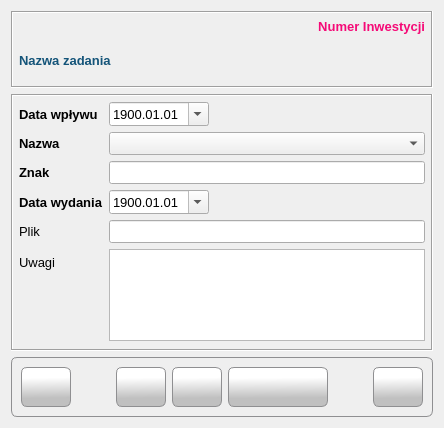
<?xml version="1.0" encoding="UTF-8"?>
<ui version="4.0">
 <class>Form</class>
 <widget class="QWidget" name="Form">
  <property name="windowModality">
   <enum>Qt::WindowModal</enum>
  </property>
  <property name="geometry">
   <rect>
    <x>0</x>
    <y>0</y>
    <width>444</width>
    <height>428</height>
   </rect>
  </property>
  <property name="sizePolicy">
   <sizepolicy hsizetype="Fixed" vsizetype="Fixed">
    <horstretch>0</horstretch>
    <verstretch>0</verstretch>
   </sizepolicy>
  </property>
  <property name="minimumSize">
   <size>
    <width>444</width>
    <height>428</height>
   </size>
  </property>
  <property name="maximumSize">
   <size>
    <width>444</width>
    <height>428</height>
   </size>
  </property>
  <property name="font">
   <font>
    <family>Tahoma</family>
    <pointsize>10</pointsize>
   </font>
  </property>
  <property name="focusPolicy">
   <enum>Qt::StrongFocus</enum>
  </property>
  <property name="windowTitle">
   <string>Dokument</string>
  </property>
  <property name="windowIcon">
   <iconset resource="../res/main_form.qrc">
    <normaloff>:/icons/res/icon/documents.png</normaloff>:/icons/res/icon/documents.png</iconset>
  </property>
  <layout class="QVBoxLayout" name="verticalLayout_3">
   <item>
    <widget class="QFrame" name="frm_header_frame">
     <property name="frameShape">
      <enum>QFrame::Box</enum>
     </property>
     <property name="frameShadow">
      <enum>QFrame::Sunken</enum>
     </property>
     <layout class="QVBoxLayout" name="verticalLayout">
      <property name="leftMargin">
       <number>6</number>
      </property>
      <property name="topMargin">
       <number>6</number>
      </property>
      <property name="rightMargin">
       <number>6</number>
      </property>
      <property name="bottomMargin">
       <number>6</number>
      </property>
      <item>
       <widget class="QLabel" name="lbl_projectId">
        <property name="font">
         <font>
          <family>Tahoma</family>
          <pointsize>10</pointsize>
          <weight>75</weight>
          <bold>true</bold>
         </font>
        </property>
        <property name="styleSheet">
         <string notr="true">color: #F50A77</string>
        </property>
        <property name="frameShape">
         <enum>QFrame::NoFrame</enum>
        </property>
        <property name="frameShadow">
         <enum>QFrame::Sunken</enum>
        </property>
        <property name="text">
         <string>Numer Inwestycji</string>
        </property>
        <property name="alignment">
         <set>Qt::AlignRight|Qt::AlignTrailing|Qt::AlignVCenter</set>
        </property>
        <property name="margin">
         <number>3</number>
        </property>
        <property name="textInteractionFlags">
         <set>Qt::NoTextInteraction</set>
        </property>
       </widget>
      </item>
      <item>
       <widget class="QLabel" name="lbl_task_name">
        <property name="minimumSize">
         <size>
          <width>0</width>
          <height>40</height>
         </size>
        </property>
        <property name="maximumSize">
         <size>
          <width>16777215</width>
          <height>16777213</height>
         </size>
        </property>
        <property name="font">
         <font>
          <family>Tahoma</family>
          <pointsize>10</pointsize>
          <weight>75</weight>
          <bold>true</bold>
         </font>
        </property>
        <property name="styleSheet">
         <string notr="true">color: #145479;
font-weight: bold</string>
        </property>
        <property name="frameShape">
         <enum>QFrame::NoFrame</enum>
        </property>
        <property name="frameShadow">
         <enum>QFrame::Plain</enum>
        </property>
        <property name="text">
         <string>Nazwa zadania</string>
        </property>
        <property name="wordWrap">
         <bool>true</bool>
        </property>
        <property name="margin">
         <number>3</number>
        </property>
        <property name="textInteractionFlags">
         <set>Qt::NoTextInteraction</set>
        </property>
       </widget>
      </item>
     </layout>
    </widget>
   </item>
   <item>
    <widget class="QFrame" name="frame">
     <property name="sizePolicy">
      <sizepolicy hsizetype="Expanding" vsizetype="Expanding">
       <horstretch>0</horstretch>
       <verstretch>0</verstretch>
      </sizepolicy>
     </property>
     <property name="frameShape">
      <enum>QFrame::Box</enum>
     </property>
     <property name="frameShadow">
      <enum>QFrame::Sunken</enum>
     </property>
     <layout class="QGridLayout" name="gridLayout">
      <property name="leftMargin">
       <number>6</number>
      </property>
      <property name="topMargin">
       <number>6</number>
      </property>
      <property name="rightMargin">
       <number>6</number>
      </property>
      <property name="bottomMargin">
       <number>6</number>
      </property>
      <item row="0" column="0">
       <layout class="QFormLayout" name="formLayout">
        <property name="horizontalSpacing">
         <number>6</number>
        </property>
        <property name="verticalSpacing">
         <number>6</number>
        </property>
        <property name="bottomMargin">
         <number>2</number>
        </property>
        <item row="0" column="0">
         <widget class="QLabel" name="lbl_inflow">
          <property name="font">
           <font>
            <family>Tahoma</family>
            <pointsize>10</pointsize>
            <weight>75</weight>
            <bold>true</bold>
           </font>
          </property>
          <property name="text">
           <string>Data wpływu</string>
          </property>
         </widget>
        </item>
        <item row="0" column="1">
         <widget class="QDateEdit" name="dta_inflow">
          <property name="minimumSize">
           <size>
            <width>100</width>
            <height>0</height>
           </size>
          </property>
          <property name="maximumSize">
           <size>
            <width>100</width>
            <height>16777215</height>
           </size>
          </property>
          <property name="displayFormat">
           <string>yyyy.MM.dd</string>
          </property>
          <property name="calendarPopup">
           <bool>true</bool>
          </property>
          <property name="date">
           <date>
            <year>1900</year>
            <month>1</month>
            <day>1</day>
           </date>
          </property>
         </widget>
        </item>
        <item row="1" column="0">
         <widget class="QLabel" name="lbl_document_name">
          <property name="font">
           <font>
            <family>Tahoma</family>
            <pointsize>10</pointsize>
            <weight>75</weight>
            <bold>true</bold>
           </font>
          </property>
          <property name="text">
           <string>Nazwa</string>
          </property>
         </widget>
        </item>
        <item row="1" column="1">
         <widget class="QComboBox" name="cbo_document_name">
          <property name="editable">
           <bool>false</bool>
          </property>
          <property name="maxVisibleItems">
           <number>20</number>
          </property>
         </widget>
        </item>
        <item row="2" column="0">
         <widget class="QLabel" name="lbl_document_sign">
          <property name="font">
           <font>
            <family>Tahoma</family>
            <pointsize>10</pointsize>
            <weight>75</weight>
            <bold>true</bold>
           </font>
          </property>
          <property name="text">
           <string>Znak</string>
          </property>
         </widget>
        </item>
        <item row="2" column="1">
         <widget class="QLineEdit" name="txt_document_sign"/>
        </item>
        <item row="3" column="0">
         <widget class="QLabel" name="lbl_document_issue">
          <property name="font">
           <font>
            <family>Tahoma</family>
            <pointsize>10</pointsize>
            <weight>75</weight>
            <bold>true</bold>
           </font>
          </property>
          <property name="text">
           <string>Data wydania</string>
          </property>
         </widget>
        </item>
        <item row="3" column="1">
         <widget class="QDateEdit" name="dta_document_issue">
          <property name="minimumSize">
           <size>
            <width>100</width>
            <height>0</height>
           </size>
          </property>
          <property name="maximumSize">
           <size>
            <width>100</width>
            <height>16777215</height>
           </size>
          </property>
          <property name="displayFormat">
           <string>yyyy.MM.dd</string>
          </property>
          <property name="calendarPopup">
           <bool>true</bool>
          </property>
          <property name="date">
           <date>
            <year>1900</year>
            <month>1</month>
            <day>1</day>
           </date>
          </property>
         </widget>
        </item>
        <item row="5" column="0">
         <widget class="QLabel" name="lbl_info">
          <property name="text">
           <string>Uwagi</string>
          </property>
         </widget>
        </item>
        <item row="4" column="0">
         <widget class="QLabel" name="lbl_file">
          <property name="text">
           <string>Plik</string>
          </property>
         </widget>
        </item>
        <item row="4" column="1">
         <widget class="QLineEdit" name="txt_file">
          <property name="enabled">
           <bool>true</bool>
          </property>
          <property name="layoutDirection">
           <enum>Qt::LeftToRight</enum>
          </property>
          <property name="readOnly">
           <bool>true</bool>
          </property>
         </widget>
        </item>
        <item row="5" column="1">
         <widget class="QPlainTextEdit" name="txt_info">
          <property name="sizePolicy">
           <sizepolicy hsizetype="Expanding" vsizetype="Expanding">
            <horstretch>0</horstretch>
            <verstretch>0</verstretch>
           </sizepolicy>
          </property>
          <property name="tabChangesFocus">
           <bool>true</bool>
          </property>
         </widget>
        </item>
       </layout>
      </item>
     </layout>
    </widget>
   </item>
   <item>
    <widget class="QFrame" name="frame_2">
     <property name="maximumSize">
      <size>
       <width>16777215</width>
       <height>70</height>
      </size>
     </property>
     <property name="styleSheet">
      <string notr="true">border: 1px solid #8f8f91;
    border-radius: 6px;
    background-color: qlineargradient(x1: 0, y1: 0, x2: 0, y2: 1,
                                      stop: 0 #f6f7fa, stop: 1 #dadbde);</string>
     </property>
     <property name="frameShape">
      <enum>QFrame::Box</enum>
     </property>
     <property name="frameShadow">
      <enum>QFrame::Sunken</enum>
     </property>
     <layout class="QHBoxLayout" name="horizontalLayout_2">
      <item>
       <layout class="QHBoxLayout" name="horizontalLayout">
        <property name="sizeConstraint">
         <enum>QLayout::SetDefaultConstraint</enum>
        </property>
        <property name="leftMargin">
         <number>0</number>
        </property>
        <property name="topMargin">
         <number>0</number>
        </property>
        <property name="rightMargin">
         <number>0</number>
        </property>
        <property name="bottomMargin">
         <number>0</number>
        </property>
        <item>
         <widget class="QPushButton" name="btn_copybook">
          <property name="minimumSize">
           <size>
            <width>50</width>
            <height>40</height>
           </size>
          </property>
          <property name="maximumSize">
           <size>
            <width>50</width>
            <height>40</height>
           </size>
          </property>
          <property name="font">
           <font>
            <family>Tahoma</family>
            <pointsize>10</pointsize>
           </font>
          </property>
          <property name="cursor">
           <cursorShape>PointingHandCursor</cursorShape>
          </property>
          <property name="toolTip">
           <string>Notatnik</string>
          </property>
          <property name="styleSheet">
           <string notr="true">QPushButton {
border: 1px solid #8f8f91;
border-radius: 6px;
background-color: qlineargradient(spread:pad, x1:0.529318, y1:1, x2:0.511909, y2:0.262, stop:0.295455 rgba(192, 192, 192, 255), stop:1 rgba(255, 255, 255, 255))
}
QPushButton:hover {
background-color: qlineargradient(spread:pad, x1:0.507, y1:0.937, x2:0.489, y2:0.08, stop:0 rgba(207, 207, 207, 255), stop:1 rgba(255, 255, 255, 255))
 }
QPushButton:pressed {
 background-color: qlineargradient(spread:pad, x1:0.513, y1:0, x2:0.495, y2:0.886, stop:0.306818 rgba(208, 208, 208, 255), stop:1 rgba(255, 255, 255, 255))
}</string>
          </property>
          <property name="text">
           <string notr="true"/>
          </property>
          <property name="icon">
           <iconset resource="../res/main_form.qrc">
            <normaloff>:/icons/icon/addressbook.png</normaloff>:/icons/icon/addressbook.png</iconset>
          </property>
          <property name="iconSize">
           <size>
            <width>32</width>
            <height>32</height>
           </size>
          </property>
         </widget>
        </item>
        <item>
         <spacer name="horizontalSpacer_2">
          <property name="orientation">
           <enum>Qt::Horizontal</enum>
          </property>
          <property name="sizeHint" stdset="0">
           <size>
            <width>40</width>
            <height>20</height>
           </size>
          </property>
         </spacer>
        </item>
        <item>
         <widget class="QPushButton" name="btn_clear_file">
          <property name="minimumSize">
           <size>
            <width>50</width>
            <height>40</height>
           </size>
          </property>
          <property name="maximumSize">
           <size>
            <width>50</width>
            <height>40</height>
           </size>
          </property>
          <property name="font">
           <font>
            <family>Tahoma</family>
            <pointsize>10</pointsize>
           </font>
          </property>
          <property name="cursor">
           <cursorShape>PointingHandCursor</cursorShape>
          </property>
          <property name="toolTip">
           <string>Usuń nazwę pliku</string>
          </property>
          <property name="styleSheet">
           <string notr="true">QPushButton {
border: 1px solid #8f8f91;
border-radius: 6px;
background-color: qlineargradient(spread:pad, x1:0.529318, y1:1, x2:0.511909, y2:0.262, stop:0.295455 rgba(192, 192, 192, 255), stop:1 rgba(255, 255, 255, 255))
}
QPushButton:hover {
background-color: qlineargradient(spread:pad, x1:0.507, y1:0.937, x2:0.489, y2:0.08, stop:0 rgba(207, 207, 207, 255), stop:1 rgba(255, 255, 255, 255))
 }
QPushButton:pressed {
 background-color: qlineargradient(spread:pad, x1:0.513, y1:0, x2:0.495, y2:0.886, stop:0.306818 rgba(208, 208, 208, 255), stop:1 rgba(255, 255, 255, 255))
}</string>
          </property>
          <property name="text">
           <string notr="true"/>
          </property>
          <property name="icon">
           <iconset resource="../res/main_form.qrc">
            <normaloff>:/icons/res/icon/decline.png</normaloff>:/icons/res/icon/decline.png</iconset>
          </property>
          <property name="iconSize">
           <size>
            <width>32</width>
            <height>32</height>
           </size>
          </property>
         </widget>
        </item>
        <item>
         <widget class="QPushButton" name="btn_file">
          <property name="minimumSize">
           <size>
            <width>50</width>
            <height>40</height>
           </size>
          </property>
          <property name="maximumSize">
           <size>
            <width>50</width>
            <height>40</height>
           </size>
          </property>
          <property name="font">
           <font>
            <family>Tahoma</family>
            <pointsize>10</pointsize>
           </font>
          </property>
          <property name="cursor">
           <cursorShape>PointingHandCursor</cursorShape>
          </property>
          <property name="toolTip">
           <string>Nazwa pliku</string>
          </property>
          <property name="styleSheet">
           <string notr="true">QPushButton {
border: 1px solid #8f8f91;
border-radius: 6px;
background-color: qlineargradient(spread:pad, x1:0.529318, y1:1, x2:0.511909, y2:0.262, stop:0.295455 rgba(192, 192, 192, 255), stop:1 rgba(255, 255, 255, 255))
}
QPushButton:hover {
background-color: qlineargradient(spread:pad, x1:0.507, y1:0.937, x2:0.489, y2:0.08, stop:0 rgba(207, 207, 207, 255), stop:1 rgba(255, 255, 255, 255))
 }
QPushButton:pressed {
 background-color: qlineargradient(spread:pad, x1:0.513, y1:0, x2:0.495, y2:0.886, stop:0.306818 rgba(208, 208, 208, 255), stop:1 rgba(255, 255, 255, 255))
}</string>
          </property>
          <property name="text">
           <string notr="true"/>
          </property>
          <property name="icon">
           <iconset resource="../res/main_form.qrc">
            <normaloff>:/icons/res/icon/documents.png</normaloff>:/icons/res/icon/documents.png</iconset>
          </property>
          <property name="iconSize">
           <size>
            <width>32</width>
            <height>32</height>
           </size>
          </property>
         </widget>
        </item>
        <item>
         <widget class="QPushButton" name="btn_ok">
          <property name="minimumSize">
           <size>
            <width>100</width>
            <height>40</height>
           </size>
          </property>
          <property name="font">
           <font>
            <family>Tahoma</family>
            <pointsize>10</pointsize>
           </font>
          </property>
          <property name="cursor">
           <cursorShape>PointingHandCursor</cursorShape>
          </property>
          <property name="toolTip">
           <string>Zapisz</string>
          </property>
          <property name="layoutDirection">
           <enum>Qt::LeftToRight</enum>
          </property>
          <property name="autoFillBackground">
           <bool>false</bool>
          </property>
          <property name="styleSheet">
           <string notr="true">QPushButton {
border: 1px solid #8f8f91;
border-radius: 6px;
background-color: qlineargradient(spread:pad, x1:0.529318, y1:1, x2:0.511909, y2:0.262, stop:0.295455 rgba(192, 192, 192, 255), stop:1 rgba(255, 255, 255, 255))
}
QPushButton:hover {
background-color: qlineargradient(spread:pad, x1:0.507, y1:0.937, x2:0.489, y2:0.08, stop:0 rgba(207, 207, 207, 255), stop:1 rgba(255, 255, 255, 255))
 }
QPushButton:pressed {
 background-color: qlineargradient(spread:pad, x1:0.513, y1:0, x2:0.495, y2:0.886, stop:0.306818 rgba(208, 208, 208, 255), stop:1 rgba(255, 255, 255, 255))
}</string>
          </property>
          <property name="text">
           <string/>
          </property>
          <property name="icon">
           <iconset resource="../res/main_form.qrc">
            <normaloff>:/icons/res/icon/check.png</normaloff>:/icons/res/icon/check.png</iconset>
          </property>
          <property name="iconSize">
           <size>
            <width>32</width>
            <height>32</height>
           </size>
          </property>
          <property name="autoDefault">
           <bool>true</bool>
          </property>
         </widget>
        </item>
        <item>
         <spacer name="horizontalSpacer">
          <property name="orientation">
           <enum>Qt::Horizontal</enum>
          </property>
          <property name="sizeHint" stdset="0">
           <size>
            <width>40</width>
            <height>20</height>
           </size>
          </property>
         </spacer>
        </item>
        <item>
         <widget class="QPushButton" name="btn_restore">
          <property name="enabled">
           <bool>false</bool>
          </property>
          <property name="minimumSize">
           <size>
            <width>50</width>
            <height>40</height>
           </size>
          </property>
          <property name="maximumSize">
           <size>
            <width>50</width>
            <height>40</height>
           </size>
          </property>
          <property name="font">
           <font>
            <family>Tahoma</family>
            <pointsize>10</pointsize>
           </font>
          </property>
          <property name="cursor">
           <cursorShape>PointingHandCursor</cursorShape>
          </property>
          <property name="toolTip">
           <string>Przywróć dane</string>
          </property>
          <property name="styleSheet">
           <string notr="true">QPushButton {
border: 1px solid #8f8f91;
border-radius: 6px;
background-color: qlineargradient(spread:pad, x1:0.529318, y1:1, x2:0.511909, y2:0.262, stop:0.295455 rgba(192, 192, 192, 255), stop:1 rgba(255, 255, 255, 255))
}
QPushButton:hover {
background-color: qlineargradient(spread:pad, x1:0.507, y1:0.937, x2:0.489, y2:0.08, stop:0 rgba(207, 207, 207, 255), stop:1 rgba(255, 255, 255, 255))
 }
QPushButton:pressed {
 background-color: qlineargradient(spread:pad, x1:0.513, y1:0, x2:0.495, y2:0.886, stop:0.306818 rgba(208, 208, 208, 255), stop:1 rgba(255, 255, 255, 255))
}</string>
          </property>
          <property name="text">
           <string notr="true"/>
          </property>
          <property name="icon">
           <iconset resource="../res/main_form.qrc">
            <normaloff>:/icons/res/icon/transfer.png</normaloff>:/icons/res/icon/transfer.png</iconset>
          </property>
          <property name="iconSize">
           <size>
            <width>32</width>
            <height>32</height>
           </size>
          </property>
         </widget>
        </item>
       </layout>
      </item>
     </layout>
    </widget>
   </item>
  </layout>
 </widget>
 <tabstops>
  <tabstop>dta_inflow</tabstop>
  <tabstop>cbo_document_name</tabstop>
  <tabstop>txt_document_sign</tabstop>
  <tabstop>dta_document_issue</tabstop>
  <tabstop>txt_file</tabstop>
  <tabstop>txt_info</tabstop>
  <tabstop>btn_copybook</tabstop>
  <tabstop>btn_clear_file</tabstop>
  <tabstop>btn_file</tabstop>
  <tabstop>btn_ok</tabstop>
 </tabstops>
 <resources>
  <include location="../res/main_form.qrc"/>
 </resources>
 <connections/>
</ui>
